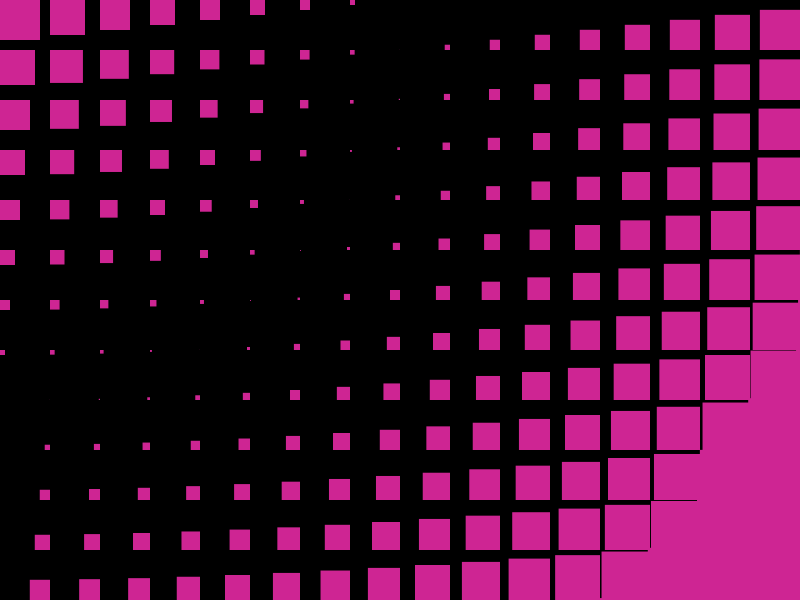
Frame 1 (no input)
Frame 60 (the mouse pressed at the canvas centre just before this capture): identical to frame 1, image omitted
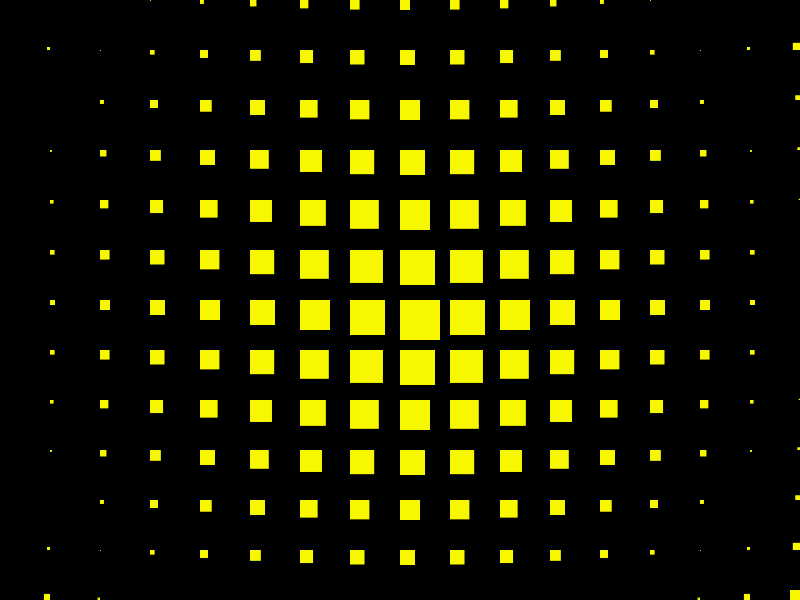
Frame 120 (the mouse held since frame 60 and released just before this capture)

The Processing sketch that drew these frames (run headless with seeded random() and noise(); from frame 60 on, the mouse is pressed at the canvas centre):

// Processing sketch: processing_16637
// ── processing_16637.pde

void setup(){
  size(800,600);

}
void draw(){
  background(0);
  smooth();
  noStroke();
  for(int j=0; j<40; j++){
    for(int i=0; i<30; i++){
      float d=dist(50*i,50*j,mouseX,mouseY)/10;
      fill(58,220,240);
      
      if(mouseX > -10 && mouseX < 300){
        fill(206,37,147);
      }
       if(mouseX > 301 && mouseX < 500){
        fill(247,247,0);
      }
       if(mouseX > 501 && mouseX < 800){
        fill(0,241,247);
      }
      
      rect(50*i,50*j,40-d,40-d);
}    
  }
}

void mouseClicked(){
  save("tela" + hour()+second()+ ".jpg"); 
}
